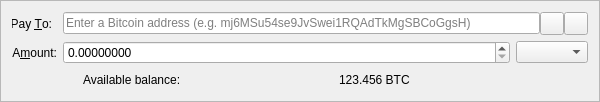
<?xml version="1.0" encoding="UTF-8"?>
<ui version="4.0">
 <class>Form</class>
 <widget class="QFrame" name="Form">
  <property name="geometry">
   <rect>
    <x>0</x>
    <y>0</y>
    <width>600</width>
    <height>101</height>
   </rect>
  </property>
  <property name="windowTitle">
   <string>Form</string>
  </property>
  <property name="frameShape">
   <enum>QFrame::StyledPanel</enum>
  </property>
  <property name="frameShadow">
   <enum>QFrame::Sunken</enum>
  </property>
  <layout class="QFormLayout" name="formLayout">
   <item row="0" column="0">
    <widget class="QLabel" name="label">
     <property name="text">
      <string>Pay &amp;To:</string>
     </property>
     <property name="alignment">
      <set>Qt::AlignRight|Qt::AlignTrailing|Qt::AlignVCenter</set>
     </property>
     <property name="buddy">
      <cstring>edtAddress</cstring>
     </property>
    </widget>
   </item>
   <item row="0" column="1">
    <layout class="QHBoxLayout" name="horizontalLayout">
     <property name="spacing">
      <number>0</number>
     </property>
     <item>
      <widget class="QLineEdit" name="edtAddress">
       <property name="placeholderText">
        <string>Enter a Bitcoin address (e.g. mj6MSu54se9JvSwei1RQAdTkMgSBCoGgsH)</string>
       </property>
      </widget>
     </item>
     <item>
      <widget class="QToolButton" name="btnPaste">
       <property name="toolTip">
        <string>Paste address from clipboard</string>
       </property>
       <property name="text">
        <string/>
       </property>
       <property name="icon">
        <iconset>
         <normaloff>../icons/editpaste.png</normaloff>../icons/editpaste.png</iconset>
       </property>
      </widget>
     </item>
     <item>
      <widget class="QToolButton" name="btnDelete">
       <property name="toolTip">
        <string>Remove this recipient</string>
       </property>
       <property name="text">
        <string/>
       </property>
       <property name="icon">
        <iconset>
         <normaloff>../icons/remove.png</normaloff>../icons/remove.png</iconset>
       </property>
      </widget>
     </item>
    </layout>
   </item>
   <item row="1" column="0">
    <widget class="QLabel" name="label_2">
     <property name="text">
      <string>A&amp;mount:</string>
     </property>
     <property name="alignment">
      <set>Qt::AlignRight|Qt::AlignTrailing|Qt::AlignVCenter</set>
     </property>
     <property name="buddy">
      <cstring>edtAmount</cstring>
     </property>
    </widget>
   </item>
   <item row="1" column="1">
    <layout class="QHBoxLayout" name="horizontalLayout_2">
     <item>
      <widget class="QDoubleSpinBox" name="edtAmount">
       <property name="cursor">
        <cursorShape>IBeamCursor</cursorShape>
       </property>
       <property name="decimals">
        <number>8</number>
       </property>
       <property name="singleStep">
        <double>0.010000000000000</double>
       </property>
      </widget>
     </item>
     <item>
      <widget class="QComboBox" name="cbMoniker">
       <property name="sizePolicy">
        <sizepolicy hsizetype="Maximum" vsizetype="Fixed">
         <horstretch>0</horstretch>
         <verstretch>0</verstretch>
        </sizepolicy>
       </property>
      </widget>
     </item>
    </layout>
   </item>
   <item row="2" column="1">
    <layout class="QHBoxLayout" name="horizontalLayout_3">
     <item>
      <spacer name="horizontalSpacer">
       <property name="orientation">
        <enum>Qt::Horizontal</enum>
       </property>
       <property name="sizeType">
        <enum>QSizePolicy::Minimum</enum>
       </property>
       <property name="sizeHint" stdset="0">
        <size>
         <width>20</width>
         <height>20</height>
        </size>
       </property>
      </spacer>
     </item>
     <item>
      <widget class="QLabel" name="label_4">
       <property name="text">
        <string>Available balance:</string>
       </property>
      </widget>
     </item>
     <item>
      <widget class="QLabel" name="lblAvailaleBalance">
       <property name="cursor">
        <cursorShape>IBeamCursor</cursorShape>
       </property>
       <property name="text">
        <string>123.456 BTC</string>
       </property>
       <property name="textInteractionFlags">
        <set>Qt::LinksAccessibleByMouse|Qt::TextSelectableByKeyboard|Qt::TextSelectableByMouse</set>
       </property>
      </widget>
     </item>
    </layout>
   </item>
  </layout>
 </widget>
 <tabstops>
  <tabstop>edtAddress</tabstop>
  <tabstop>btnPaste</tabstop>
  <tabstop>btnDelete</tabstop>
  <tabstop>edtAmount</tabstop>
  <tabstop>cbMoniker</tabstop>
 </tabstops>
 <resources/>
 <connections/>
</ui>
